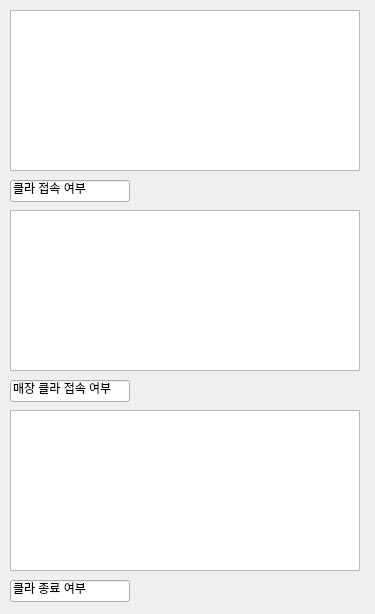
<?xml version="1.0" encoding="UTF-8"?>
<ui version="4.0">
 <class>Widget</class>
 <widget class="QWidget" name="Widget">
  <property name="geometry">
   <rect>
    <x>0</x>
    <y>0</y>
    <width>375</width>
    <height>614</height>
   </rect>
  </property>
  <property name="windowTitle">
   <string>Widget</string>
  </property>
  <widget class="QTextEdit" name="access_user">
   <property name="geometry">
    <rect>
     <x>10</x>
     <y>10</y>
     <width>350</width>
     <height>161</height>
    </rect>
   </property>
  </widget>
  <widget class="QLineEdit" name="lineEdit">
   <property name="geometry">
    <rect>
     <x>10</x>
     <y>180</y>
     <width>120</width>
     <height>22</height>
    </rect>
   </property>
   <property name="text">
    <string>클라 접속 여부</string>
   </property>
  </widget>
  <widget class="QLineEdit" name="lineEdit_2">
   <property name="geometry">
    <rect>
     <x>410</x>
     <y>560</y>
     <width>113</width>
     <height>22</height>
    </rect>
   </property>
   <property name="text">
    <string>클라 요청</string>
   </property>
  </widget>
  <widget class="QTextEdit" name="access_store">
   <property name="geometry">
    <rect>
     <x>10</x>
     <y>210</y>
     <width>350</width>
     <height>161</height>
    </rect>
   </property>
  </widget>
  <widget class="QLineEdit" name="lineEdit_3">
   <property name="geometry">
    <rect>
     <x>10</x>
     <y>380</y>
     <width>120</width>
     <height>22</height>
    </rect>
   </property>
   <property name="text">
    <string>매장 클라 접속 여부</string>
   </property>
  </widget>
  <widget class="QLineEdit" name="lineEdit_4">
   <property name="geometry">
    <rect>
     <x>10</x>
     <y>580</y>
     <width>120</width>
     <height>22</height>
    </rect>
   </property>
   <property name="text">
    <string>클라 종료 여부</string>
   </property>
  </widget>
  <widget class="QTextEdit" name="disconnect_user">
   <property name="geometry">
    <rect>
     <x>10</x>
     <y>410</y>
     <width>350</width>
     <height>161</height>
    </rect>
   </property>
  </widget>
 </widget>
 <resources/>
 <connections/>
</ui>
